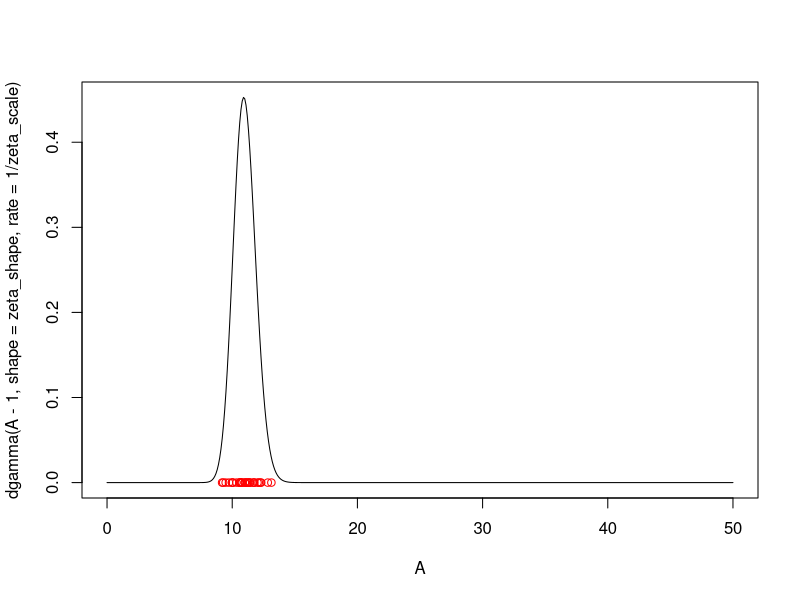

R code for this plot:
n<-32
# we want to keep the mean remain the same 
#which is zeta_shape x zeta_scale is remain the same
zeta_shape<-128   
zeta_scale<-10/zeta_shape
zeta_m<- rgamma(32, shape=zeta_shape,scale= zeta_scale)+1

A<-seq(0,50,by=0.1)
#dgamma is the density function 
#not sure why we have A-1
#forgot it
plot(x=A,y=dgamma(A-1,shape = zeta_shape, rate=1/zeta_scale),type="l")
#another question in the actual code have to make sure it is the one we choosed 
#here just random testing we didn't use it in the simulation yet
#so we either need to plot it each time? or we just leave it as test just plot the entropy 

points(x=zeta_m,y=rep(0,n),xlim=c(0,50),col="red")
